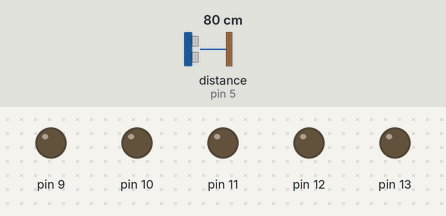
A sketch run on a simulated Arduino Uno, built with avr-gcc and run on an emulated ATmega328P. On the bench: output pins drawn as LEDs (lit = HIGH). Wiring (inferred from the names in the program): ultrasonic range finder: trigger pin 6; echo pin 5. The test bench sets the inputs (shaded band); at power-on: distance to the obstacle (sensor on pin 5) 80 cm. The echo pulse lasts 58.3 µs per cm; pins used as bus, display or sensor lines are not drawn; what the sketch prints to the serial monitor is not drawn.

Above: at 1.2 s.
1.3 s: distance to the obstacle (sensor on pin 5) set to 77 cm
4.3 s: distance to the obstacle (sensor on pin 5) set to 70 cm
At 5.6 s:
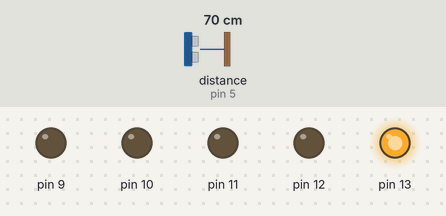
5.9 s: distance to the obstacle (sensor on pin 5) set to 55 cm
At 7.3 s:
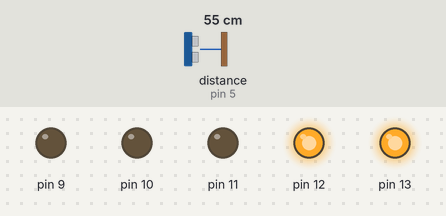
7.6 s: distance to the obstacle (sensor on pin 5) set to 48 cm
9.1 s: distance to the obstacle (sensor on pin 5) set to 43 cm
At 10.3 s:
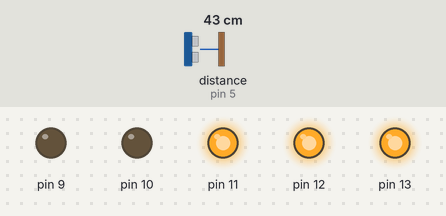
10.7 s: distance to the obstacle (sensor on pin 5) set to 2 cm
At 12.3 s:
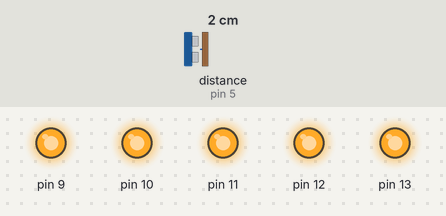
Timing chart, 0 to 13.3 s (numbered marks = the images above; inputs shaded):
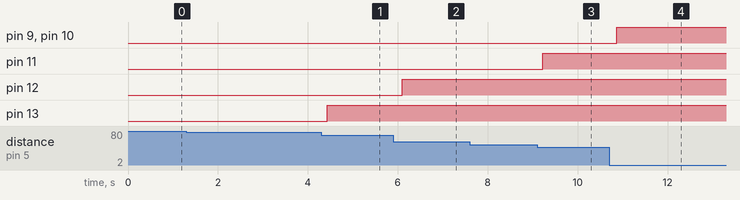

Measured:
- the behaviour switches between 75 and 74 cm on distance to the obstacle (sensor on pin 5) (found by bisection; images 0 and 1)
- the behaviour switches between 60 and 59 cm on distance to the obstacle (sensor on pin 5) (found by bisection; images 1 and 2)
- the behaviour switches between 46 and 45 cm on distance to the obstacle (sensor on pin 5) (found by bisection; images 2 and 3)
- after the input at 1.3 s, every drawn part: stays the same
- after the input at 4.3 s, pin 13: LOW → HIGH after 0.13 s
- after the input at 5.9 s, pin 12: LOW → HIGH after 0.21 s
- after the input at 7.6 s, every drawn part: stays the same
- after the input at 9.1 s, pin 11: LOW → HIGH after 0.12 s
- after the input at 10.7 s, pin 9, pin 10: LOW → HIGH after 0.17 s

The sketch:

sketch_feb08a.ino
```cpp
int delaySet = 0;

const int trigPin = 6;
const int echoPin = 5;

void setup()
{
  Serial.begin(9600);
  pinMode(13, OUTPUT);
  pinMode(9, OUTPUT);
  pinMode(10, OUTPUT);
  pinMode(11, OUTPUT);
  pinMode(12, OUTPUT);
  pinMode(trigPin, OUTPUT);
  pinMode(echoPin, INPUT);
}

void loop()
{
  long duration, inches, cm;


  digitalWrite(trigPin, LOW);
  delayMicroseconds(2);
  digitalWrite(trigPin, HIGH);
  delayMicroseconds(10);
  digitalWrite(trigPin, LOW);


  duration = pulseIn(echoPin, HIGH);

  inches = microsecondsToInches(duration);
  cm = microsecondsToCentimeters(duration);

  Serial.print(inches);
  Serial.print("in, ");
  Serial.print(cm);
  Serial.print("cm");
  Serial.print("");

  delay(100);

  if(cm < 15){
    digitalWrite(9,HIGH);
    digitalWrite(10,HIGH);
    digitalWrite(11,HIGH);
    digitalWrite(12,HIGH);
    digitalWrite(13,HIGH);
  }
  else if(cm < 30){
    digitalWrite(9,LOW);
    digitalWrite(10,HIGH);
    digitalWrite(11,HIGH);
    digitalWrite(12,HIGH);
    digitalWrite(13,HIGH);
  }
  else if(cm < 45){
    digitalWrite(9,LOW);
    digitalWrite(10,LOW);
    digitalWrite(11,HIGH);
    digitalWrite(12,HIGH);
    digitalWrite(13,HIGH);
  }
  else if(cm < 60){
    digitalWrite(9,LOW);
    digitalWrite(10,LOW);
    digitalWrite(11,LOW);
    digitalWrite(12,HIGH);
    digitalWrite(13,HIGH);
  }
  else if(cm < 75){
    digitalWrite(9,LOW);
    digitalWrite(10,LOW);
    digitalWrite(11,LOW);
    digitalWrite(12,LOW);
    digitalWrite(13,HIGH);
  }
  else{
    digitalWrite(9,LOW);
    digitalWrite(10,LOW);
    digitalWrite(11,LOW);
    digitalWrite(12,LOW);
    digitalWrite(13,LOW);
  }

}


  long microsecondsToInches(long microseconds){
  return microseconds / 74 / 2;
  }


  long microsecondsToCentimeters(long microseconds){
  return microseconds / 29 / 2;
  }
```
